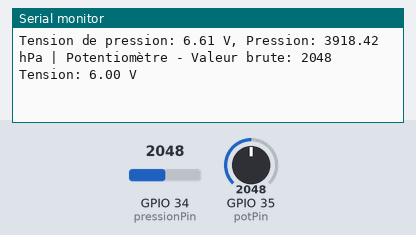
A sketch run on a simulated ESP32. On the bench: the last lines printed to the serial monitor. The test bench sets the inputs (shaded band); at power-on: GPIO 34 (pressionPin) = 2048, GPIO 35 (potPin) = 2048.

Above: at 2.2 s.
2.3 s: GPIO 34 (pressionPin) set to 2866
At 3.6 s:
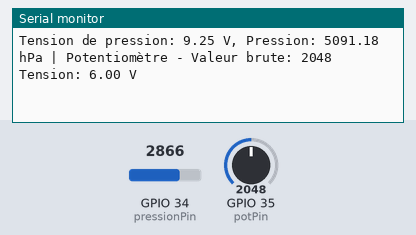
3.8 s: GPIO 35 (potPin) set to 2866
At 4.7 s:
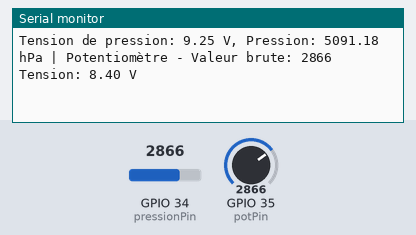
5.3 s: GPIO 34 (pressionPin) set to 3603
At 6.5 s:
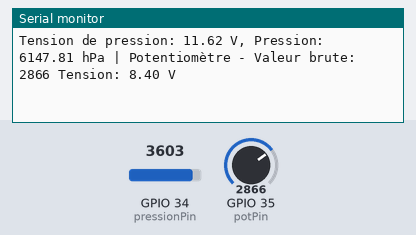
6.8 s: GPIO 35 (potPin) set to 3603
At 7.4 s:
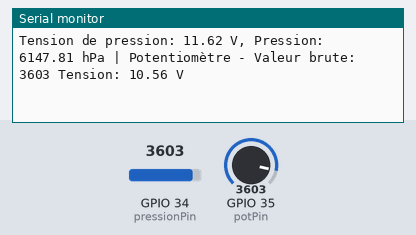
Timing chart, 0 to 9.3 s (numbered marks = the images above; inputs shaded):
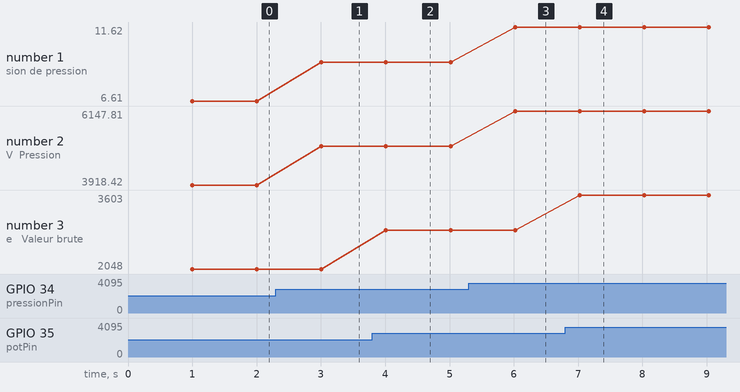

The sketch:

capteurs.ino
```cpp
const int pressionPin = 34;  // GPIO de l'entrée analogique pour la pression
const int potPin = 35;       // GPIO de l'entrée analogique pour le potentiomètre

int potValue = 0;            // Valeur brute du potentiomètre
float voltage = 0.0;         // Valeur de la tension calculée

void setup() {
  Serial.begin(115200);      // Initialisation de la communication série
  delay(1000);               // Délai pour stabiliser la connexion série
  pinMode(potPin, INPUT);    // Configuration de la broche du potentiomètre en entrée
}

void loop() {
  // Mesure de la pression
  int mesureBrute = analogRead(pressionPin);  // Lecture de la valeur analogique brute
  float tension = mesureBrute * (3.3 / 1023.0);  // Conversion de la valeur brute en tension pour une alimentation de 3,3 V
  float pression = (tension * 2 + 4.42) * (1000.0 / (4.7 - 0.2));  // Conversion de la tension en pression (hPa)

  // Mesure du potentiomètre
  potValue = analogRead(potPin);  // Lecture de la valeur brute du potentiomètre
  voltage = (potValue * 12.0) / 4095;  // Conversion de la valeur brute en tension (0-12V avec pont diviseur)

  // Affichage des résultats
  Serial.print("Tension de pression: ");
  Serial.print(tension);
  Serial.print(" V, Pression: ");
  Serial.print(pression);
  Serial.print(" hPa | Potentiomètre - Valeur brute: ");
  Serial.print(potValue);
  Serial.print(" Tension: ");
  Serial.print(voltage);
  Serial.println(" V");

  delay(1000);  // Pause de 1 seconde entre chaque mesure
}
```

Measured:
- after the input at 2.3 s, the serial monitor: prints a new line after 0.71 s (image 1)
- after the input at 3.8 s, the serial monitor: prints a new line after 0.21 s (image 2)
- after the input at 5.3 s, the serial monitor: prints a new line after 0.72 s (image 3)
- after the input at 6.8 s, the serial monitor: prints a new line after 0.22 s (image 4)
- plotted number 1: 6.61 → 9.25 after the input at 2.3 s, 9.25 → 11.62 after the input at 5.3 s
- plotted number 2: 3918.42 → 5091.18 after the input at 2.3 s, 5091.18 → 6147.81 after the input at 5.3 s
- plotted number 3: 2048 → 2866 after the input at 3.8 s, 2866 → 3603 after the input at 6.8 s
